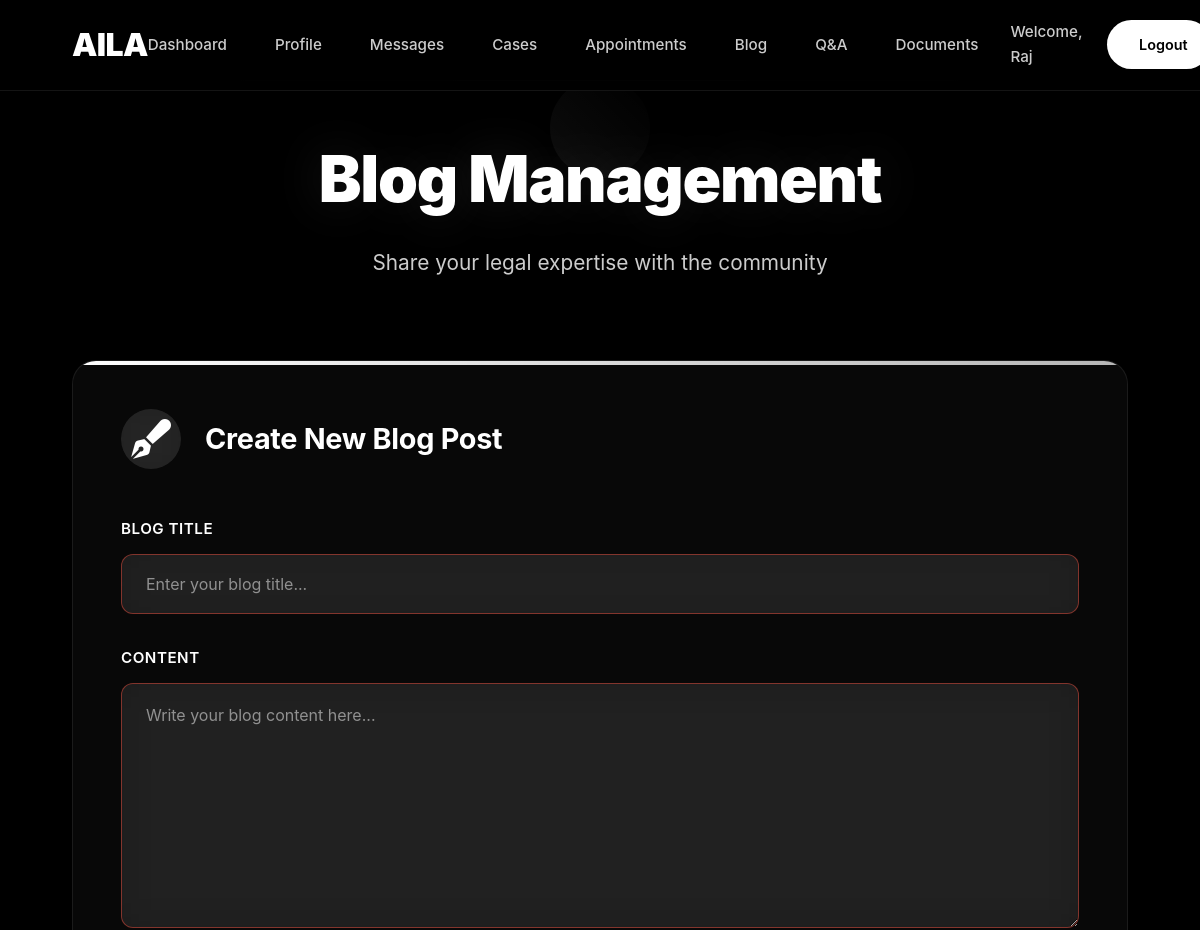
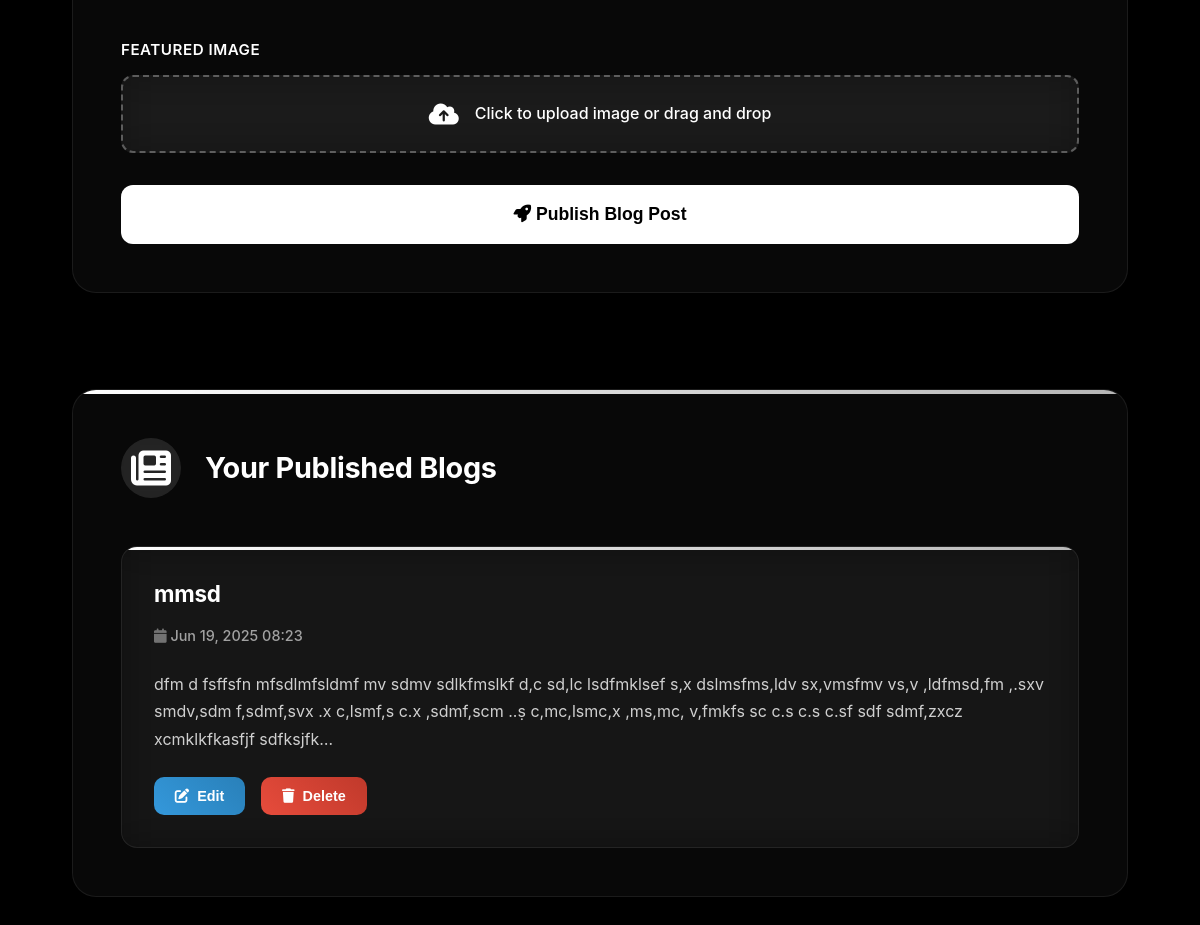
/lawyer/blogs/ (signed in), run on the app's committed database (2 pictures, top to bottom).
### app/models.py (models this page shows, shortened)
class CustomUser(AbstractBaseUser, PermissionsMixin):
    ROLE_CHOICES = (
        ('user', 'User'),
        ('lawyer', 'Lawyer'),
        ('admin', 'Admin'),
    )
    email = models.EmailField(unique=True)
    full_name = models.CharField(max_length=255)
    role = models.CharField(max_length=10, choices=ROLE_CHOICES, default='user')
    is_active = models.BooleanField(default=True)
    is_staff = models.BooleanField(default=False)
    otp = models.CharField(max_length=6, blank=True, null=True)
    objects = CustomUserManager()
    USERNAME_FIELD = 'email'
    REQUIRED_FIELDS = ['full_name']

class Blog(models.Model):
    lawyer = models.ForeignKey(CustomUser, on_delete=models.CASCADE, limit_choices_to={'role': 'lawyer'})
    title = models.CharField(max_length=200)
    content = models.TextField()
    image = models.ImageField(upload_to='blog_images/', null=True, blank=True)
    created_at = models.DateTimeField(auto_now_add=True)

### app/views.py (the view, shortened to what this page needs)
# urls.py: path('lawyer/blogs/', views.lawyer_blog, name='lawyer_blog'),
@login_required
def lawyer_blog(request):
    if request.user.role != 'lawyer':
        return redirect('login')
    blogs = Blog.objects.filter(lawyer=request.user).order_by('-created_at')
    return render(request, 'lawyer_blog.html', {
        'blogs': blogs
    })

### app/templates/lawyer_blog.html (shortened to what this page needs)
{% load static %}
<!DOCTYPE html>
<html lang="en">
<head>
  <link rel="stylesheet" href="https://cdnjs.cloudflare.com/ajax/libs/font-awesome/6.5.0/css/all.min.css">
</head>
<body>
  <header>
    <nav>
      <div class="logo">AILA</div>
<ul class="nav-links">
            <li><a href="{% url 'lawyer_dashboard' %}">Dashboard</a></li>
            <li><a href="{% url 'edit_profile' %}">Profile</a></li>
            <li><a href="{% url 'messaged_users' %}">Messages</a></li>
            <li><a href="{% url 'lawyer_case' %}">Cases</a></li>
            <li><a href="{% url 'set_appointment' %}">Appointments</a></li>
            <li><a href="{% url 'lawyer_blog' %}">Blog</a></li>
            <li><a href="{% url 'lawyer_qa' %}">Q&A</a></li>
            <li><a href="{% url 'document' %}">Documents</a></li>
        </ul>
      <div class="header-right">
        <span class="welcome-text">Welcome, {{request.user.full_name}}</span>
        <a href="#" class="logout-btn" onclick="logout()">Logout</a>
      </div>
    </nav>
  </header>
  <div class="main-container">
    <div class="content-area">
      <div class="page-header">
        <div class="page-title">Blog Management</div>
        <div class="page-subtitle">Share your legal expertise with the community</div>
      </div>
      <div class="blog-form-container">
        <div class="form-header">
          <div class="form-icon"><i class="fas fa-pen-fancy"></i></div>
          <div class="form-title">Create New Blog Post</div>
        </div>
        <form method="post" enctype="multipart/form-data" id="blogForm">
          <div class="form-group">
            <label class="form-label">Blog Title</label>
            <input type="text" class="form-input" name="title" placeholder="Enter your blog title..." required>
          </div>
          <div class="form-group">
            <label class="form-label">Content</label>
            <textarea class="form-textarea" name="content" rows="8" placeholder="Write your blog content here..." required></textarea>
          </div>
          <div class="form-group">
            <label class="form-label">Featured Image</label>
            <div class="file-input-wrapper">
              <div class="file-input-label">
                <i class="fas fa-cloud-upload-alt"></i>
                <span id="fileText">Click to upload image or drag and drop</span>
              </div>
            </div>
          </div>
          <button type="submit" class="submit-btn">
            <i class="fas fa-rocket"></i> Publish Blog Post
          </button>
        </form>
      </div>
      <div class="blog-posts-section">
        <div class="section-header">
          <div class="section-icon"><i class="fas fa-newspaper"></i></div>
          <div class="section-title">Your Published Blogs</div>
        </div>
        <div class="blog-grid" id="blogGrid">
          {% for blog in blogs %}
            <div class="blog-card">
              <h4 class="blog-title">{{ blog.title }}</h4>
              <div class="blog-meta">
                <span><i class="fas fa-calendar"></i> {{ blog.created_at|date:"M d, Y H:i" }}</span>
              </div>
              <div class="blog-content">{{ blog.content|truncatechars:250 }}</div>
              <div class="blog-actions">
                <button class="blog-btn edit-btn" onclick="editBlog('{{ blog.id }}')">
                  <i class="fas fa-edit"></i> Edit
                </button>
                <button class="blog-btn delete-btn" onclick="deleteBlog('{{ blog.id }}')">
                  <i class="fas fa-trash"></i> Delete
                </button>
              </div>
            </div>
          {% empty %}
            <div class="no-blogs">
              <div class="no-blogs-icon"><i class="fas fa-newspaper"></i></div>
              <h3>No blog posts yet</h3>
              <p>Start sharing your legal expertise by creating your first blog post!</p>
            </div>
          {% endfor %}
        </div>
      </div>
    </div>
  </div>
</body>
</html>

### data on the page
CustomUser: user.full_name "Raj"
Blog: title "mmsd", created_at "Jun 19, 2025 08:23", content "dfm d fsffsfn mfsdlmfsldmf mv sdmv sdlkfmslkf d,c sd,lc lsdfmklsef s,x dslmsfms,ldv sx,vmsfmv vs,v ,ldfmsd,fm ,.sxv smdv,sdm f,sdmf,svx .x c,lsmf,s c.x ,sdmf,scm ..ṣ c,mc,lsmc,x ,ms,mc, v,fmkfs sc c.s c.s c.sf sdf sdmf,zxcz xcmklkfkasfjf sdfksjfk…"
